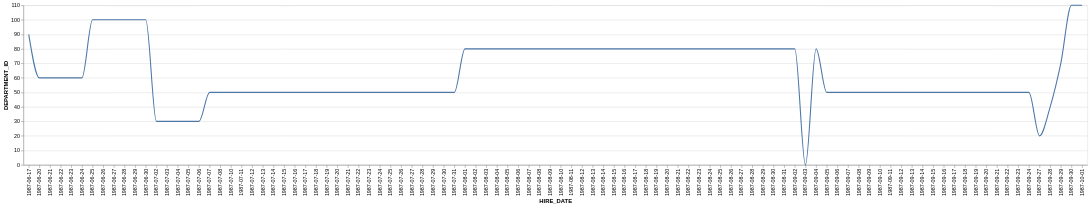

Vega-Lite specification for this chart:
### Vega-Lite specification from a JSON file in a GitHub repository (floating-point values rounded to 4 significant figures)
{"data": {"values": [{"x_data": "1987-06-17", "y_data": 90}, {"x_data": "1987-06-20", "y_data": 60}, {"x_data": "1987-06-21", "y_data": 60}, {"x_data": "1987-06-22", "y_data": 60}, {"x_data": "1987-06-23", "y_data": 60}, {"x_data": "1987-06-24", "y_data": 60}, {"x_data": "1987-06-25", "y_data": 100}, {"x_data": "1987-06-26", "y_data": 100}, {"x_data": "1987-06-27", "y_data": 100}, {"x_data": "1987-06-28", "y_data": 100}, {"x_data": "1987-06-29", "y_data": 100}, {"x_data": "1987-06-30", "y_data": 100}, {"x_data": "1987-07-02", "y_data": 30}, {"x_data": "1987-07-03", "y_data": 30}, {"x_data": "1987-07-04", "y_data": 30}, {"x_data": "1987-07-05", "y_data": 30}, {"x_data": "1987-07-06", "y_data": 30}, {"x_data": "1987-07-07", "y_data": 50}, {"x_data": "1987-07-08", "y_data": 50}, {"x_data": "1987-07-10", "y_data": 50}, {"x_data": "1987-07-11", "y_data": 50}, {"x_data": "1987-07-12", "y_data": 50}, {"x_data": "1987-07-13", "y_data": 50}, {"x_data": "1987-07-14", "y_data": 50}, {"x_data": "1987-07-15", "y_data": 50}, {"x_data": "1987-07-16", "y_data": 50}, {"x_data": "1987-07-17", "y_data": 50}, {"x_data": "1987-07-18", "y_data": 50}, {"x_data": "1987-07-19", "y_data": 50}, {"x_data": "1987-07-20", "y_data": 50}, {"x_data": "1987-07-21", "y_data": 50}, {"x_data": "1987-07-22", "y_data": 50}, {"x_data": "1987-07-23", "y_data": 50}, {"x_data": "1987-07-24", "y_data": 50}, {"x_data": "1987-07-25", "y_data": 50}, {"x_data": "1987-07-26", "y_data": 50}, {"x_data": "1987-07-27", "y_data": 50}, {"x_data": "1987-07-28", "y_data": 50}, {"x_data": "1987-07-29", "y_data": 50}, {"x_data": "1987-07-30", "y_data": 50}, {"x_data": "1987-07-31", "y_data": 50}, {"x_data": "1987-08-01", "y_data": 80}, {"x_data": "1987-08-02", "y_data": 80}, {"x_data": "1987-08-03", "y_data": 80}, {"x_data": "1987-08-04", "y_data": 80}, {"x_data": "1987-08-05", "y_data": 80}, {"x_data": "1987-08-06", "y_data": 80}, {"x_data": "1987-08-07", "y_data": 80}, {"x_data": "1987-08-08", "y_data": 80}, {"x_data": "1987-08-09", "y_data": 80}, {"x_data": "1987-08-10", "y_data": 80}, {"x_data": "1987-08-11", "y_data": 80}, {"x_data": "1987-08-12", "y_data": 80}, {"x_data": "1987-08-13", "y_data": 80}, {"x_data": "1987-08-14", "y_data": 80}, {"x_data": "1987-08-15", "y_data": 80}, {"x_data": "1987-08-16", "y_data": 80}, {"x_data": "1987-08-17", "y_data": 80}, {"x_data": "1987-08-18", "y_data": 80}, {"x_data": "1987-08-19", "y_data": 80}, {"x_data": "1987-08-20", "y_data": 80}, {"x_data": "1987-08-21", "y_data": 80}, {"x_data": "1987-08-22", "y_data": 80}, {"x_data": "1987-08-23", "y_data": 80}, {"x_data": "1987-08-24", "y_data": 80}, {"x_data": "1987-08-25", "y_data": 80}, {"x_data": "1987-08-26", "y_data": 80}, {"x_data": "1987-08-27", "y_data": 80}, {"x_data": "1987-08-28", "y_data": 80}, {"x_data": "1987-08-29", "y_data": 80}, {"x_data": "1987-08-30", "y_data": 80}, {"x_data": "1987-08-31", "y_data": 80}, {"x_data": "1987-09-02", "y_data": 80}, {"x_data": "1987-09-03", "y_data": 0}, {"x_data": "1987-09-04", "y_data": 80}, {"x_data": "1987-09-05", "y_data": 50}, {"x_data": "1987-09-06", "y_data": 50}, {"x_data": "1987-09-07", "y_data": 50}, {"x_data": "1987-09-08", "y_data": 50}, {"x_data": "1987-09-09", "y_data": 50}, {"x_data": "1987-09-10", "y_data": 50}, {"x_data": "1987-09-11", "y_data": 50}, {"x_data": "1987-09-12", "y_data": 50}, {"x_data": "1987-09-13", "y_data": 50}, {"x_data": "1987-09-14", "y_data": 50}, {"x_data": "1987-09-15", "y_data": 50}, {"x_data": "1987-09-16", "y_data": 50}, {"x_data": "1987-09-17", "y_data": 50}, {"x_data": "1987-09-18", "y_data": 50}, {"x_data": "1987-09-19", "y_data": 50}, {"x_data": "1987-09-20", "y_data": 50}, {"x_data": "1987-09-21", "y_data": 50}, {"x_data": "1987-09-22", "y_data": 50}, {"x_data": "1987-09-23", "y_data": 50}, {"x_data": "1987-09-24", "y_data": 50}, {"x_data": "1987-09-27", "y_data": 20}, {"x_data": "1987-09-28", "y_data": 40}, {"x_data": "1987-09-29", "y_data": 70}, {"x_data": "1987-09-30", "y_data": 110}, {"x_data": "1987-10-01", "y_data": 110}]}, "mark": {"type": "line", "interpolate": "monotone"}, "encoding": {"x": {"field": "x_data", "type": "nominal", "title": "HIRE_DATE", "sort": "ascending"}, "y": {"field": "y_data", "type": "quantitative", "title": "DEPARTMENT_ID"}}}
